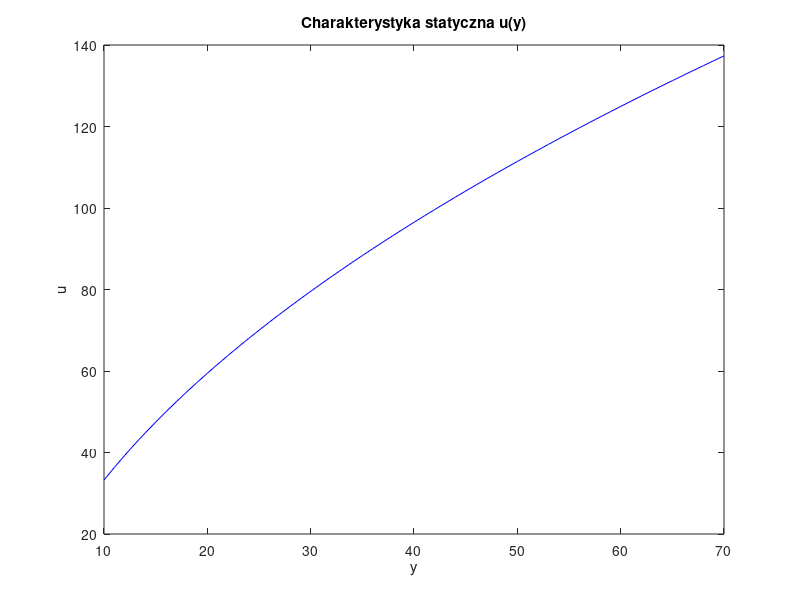

MATLAB code for this plot: (Note: this script raises an error after producing the figure.)
%% Static charactericstic
clear;
% Przykładowe dane wejściowe i wyjściowe
y = linspace(10, 70, 61);
d = 30;
u = 20*sqrt(y) - d;

figure(1);
plot(y, u, 'b-');
hold on;
xlabel('y');
ylabel('u');
title('Charakterystyka statyczna u(y)');

% Fuzzy sets
R = cell(1,5);
a = 0.1;
alpha = [-a, a, a, a, a];
c = [10 25 40 55 70];

for i = 1:length(R)
    for j = 1:length(y)
        if i == 1 || i == length(R)
            R{i}(j) = 1 / (1 + exp(-alpha(i)*(y(j)-c(i))));
        else
            R{i}(j) = 1 / (1 + exp(-alpha(i)*(y(j)-c(i-1)))) - 1 / (1 + exp(-alpha(i)*(y(j)-c(i+1))));
        end
    end
end

% figure;
% for i = 1:length(R)
%     plot(y, R{i});
%     hold on;
% end

% Optimization
a = ones(size(R));
b = ones(size(R));
 
% MNK: Minimalizacja sumy kwadratów błędów
fun = @(params) sum((u - fuzzy_linear_model(params, y, R)).^2);
initial_params = [a(1), b(1)];
for i = 2:length(R)
    initial_params = [initial_params, a(i), b(i)];
end
opt = optimset('MaxFunEvals', 10^6, 'MaxIter', 10^6);
optimal_params = fminsearch(fun, initial_params, opt);

% Prezentacja wyników
U = fuzzy_linear_model(optimal_params, y, R);
figure(1);
plot(y, U, 'ro');

% Znajdowanie wartości u na charakterystyce statycznej
y = 25;
y_0 = 10;
u = find(optimal_params, y, y_0, R);
disp(u);

% Funkcja modelu Takagi-Sugeno
function U = fuzzy_linear_model(params, y, R)
    for i = 1:length(R)
        a(i) = params(2*i-1);
        b(i) = params(2*i);
    end

    U = zeros(size(y));

    for i = 1:length(y)
        weight = 0;
        for j = 1:length(R)
            U(i) = U(i) + R{j}(i)*(a(j) + b(j)*y(i));
            weight = weight + R{j}(i);
        end
        U(i) = U(i) / weight;
    end
end

function U = find(params, y, y_0, R)
    for i = 1:length(R)
        a(i) = params(2*i-1);
        b(i) = params(2*i);
    end

    U = 0;
    weight = 0;
    for i = 1:length(R)
        U = U + R{i}(y-(y_0-1))*(a(i) + b(i)*y);
        weight = weight + R{i}(y-(y_0-1));
    end
    U = U / weight;
end

function U = fuzzy_nonlinear_model(params, y, R)
    for i = 1:length(R)
        a(i) = params(2*i-1);
        b(i) = params(2*i);
    end

    U = zeros(size(y));

    for i = 1:length(y)
        weight = 0;
        for j = 1:length(R)
            % Y(i) = Y(i) + R{j}(i)*sinh(a(j)+b(j)*u(i));
            U(i) = U(i) + R{j}(i)*a(j)*tanh(b(j)*y(i));
            weight = weight + R{j}(i);
        end
        U(i) = U(i) / weight;
    end
end